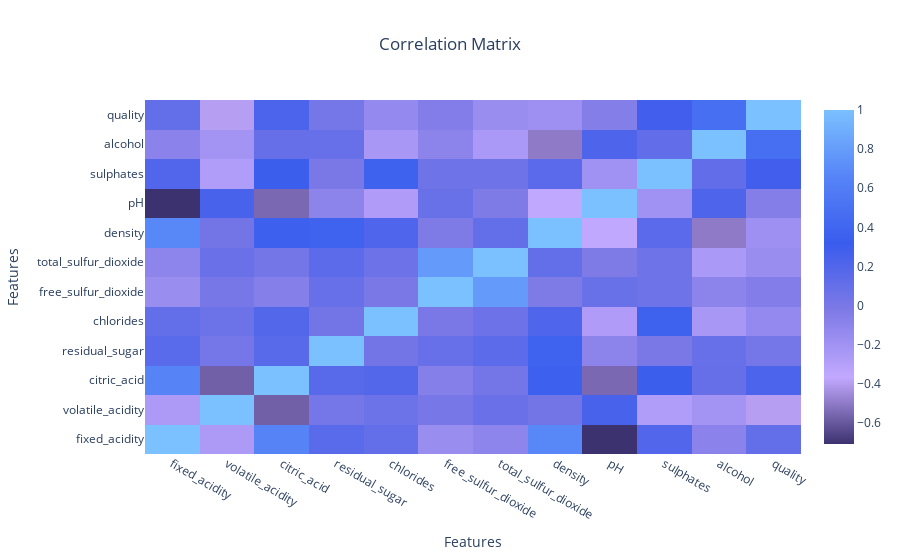

Notebook code cell kept with this figure:
### Code cell
plot_heatmap(corr_matrix)

### Figure 1 — Plotly figure (JSON) as saved in the notebook; plotly's stock layout.template omitted (floating-point values rounded to 4 significant figures; data arrays with more than 128 entries replaced by an {"elided": "..."} marker saying what was removed)
{"data": [{"colorscale": [[0, "#3D3270"], [0.2, "#C2A9FF"], [0.4, "#7E7AE6"], [0.6, "#3A5CED"], [0.8, "#5684F7"], [1, "#7BC0FF"]], "type": "heatmap", "x": ["fixed_acidity", "volatile_acidity", "citric_acid", "residual_sugar", "chlorides", "free_sulfur_dioxide", "total_sulfur_dioxide", "density", "pH", "sulphates", "alcohol", "quality"], "y": ["fixed_acidity", "volatile_acidity", "citric_acid", "residual_sugar", "chlorides", "free_sulfur_dioxide", "total_sulfur_dioxide", "density", "pH", "sulphates", "alcohol", "quality"], "z": {"elided": "12x12 float values"}}], "layout": {"autosize": true, "title": {"text": "Correlation Matrix", "x": 0.5}, "xaxis": {"autorange": true, "range": [-0.5, 11.5], "title": {"text": "Features"}, "type": "category"}, "yaxis": {"autorange": true, "range": [-0.5, 11.5], "title": {"text": "Features"}, "type": "category"}}}
